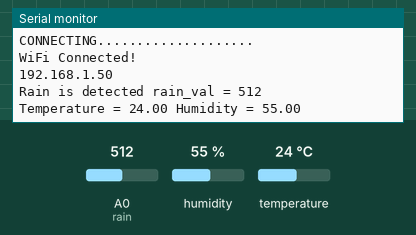
The sketch below on a simulated ESP8266 (NodeMCU). On the bench: the last lines printed to the serial monitor. The test bench sets the inputs (shaded band); at power-on: A0 (rain) = 512, humidity 55 %, temperature 24 °C. WiFi joins after 1.5 s; servers stay silent unless stated.

Above: at 3.2 s.
3.3 s: A0 (rain) set to 900
At 4.5 s:
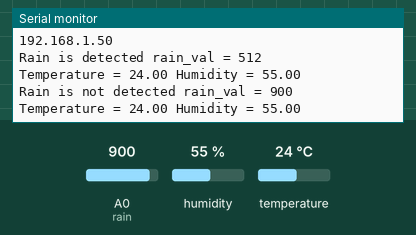
7.5 s: humidity set to 22 %
At 9.4 s:
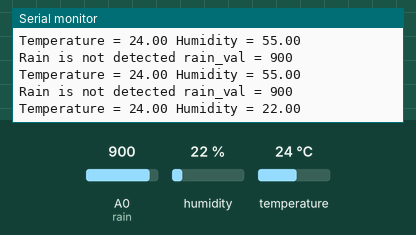
10.2 s: temperature set to 12 °C
At 10.2 s:
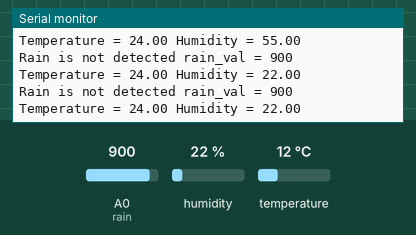
12.9 s: A0 (rain) set to 1023
At 15.3 s:
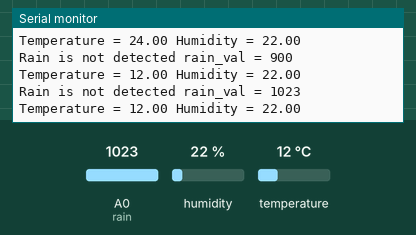
15.6 s: humidity set to 40 %
At 16.7 s:
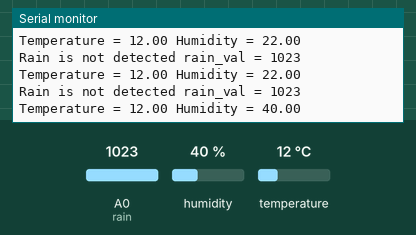
Timing chart, 0 to 18.6 s (numbered marks = the images above; inputs shaded):
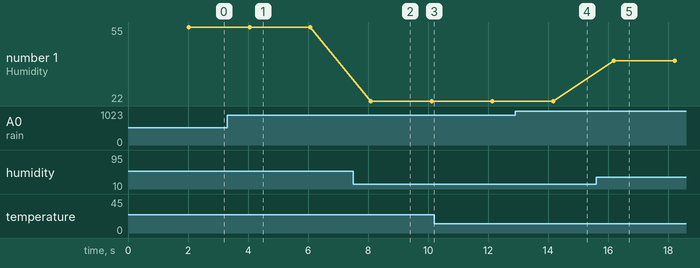

The sketch:

Rain-Detection.ino
```cpp
//#include <FirebaseArduino.h>

#include  <ESP8266WiFi.h>
#include <DHT.h>


//#define FIREBASE_HOST "robogyani.firebaseio.com"
//#define FIREBASE_AUTH "vA32AUgbEG5C35ujfY7T9MhHceyWmrcRPeMecP4y"
#define WIFI_SSID "ROBOGYAN"
#define WIFI_PASSWORD "Rg@2k19+-*/"

#define DHTPIN 15
#define DHTTYPE DHT11
DHT dht(DHTPIN, DHTTYPE);

int rain = A0, rain_val, x =800;
float t,h;

void setup() {
   WiFi.mode(WIFI_STA);
   WiFi.begin (WIFI_SSID, WIFI_PASSWORD);
   Serial.begin(115200);
   for(int i=0;i<10;i++)
  {
    Serial.println("CONNECTING....................");
    delay(1000);
    if(WiFi.status()==WL_CONNECTED)
    break;
  }
   Serial.println ("");
   Serial.println ("WiFi Connected!");
   Serial.println(WiFi.localIP());
   //Firebase.begin(FIREBASE_HOST,FIREBASE_AUTH);
   pinMode(rain,INPUT);
   dht.begin();

}


void loop() {

 rain_val = analogRead(rain);
 //rain_val = map(rain_val,150,144,1023,0);
 t = dht.readTemperature();
 h = dht.readHumidity();

  if (rain_val<= x)
{
     Serial.print("Rain is detected");
     Serial.print(" rain_val = ");
     Serial.println(rain_val);
     Serial.print("Temperature = ");
     Serial.print(t);
     Serial.print(" Humidity = ");
     Serial.print(h);
     Serial.println("");
     Serial.println("");
  }

  else
{
    Serial.print("Rain is not detected");
    Serial.print(" rain_val = ");
    Serial.println(rain_val);
    Serial.print("Temperature = ");
    Serial.print(t);
    Serial.print(" Humidity = ");
    Serial.print(h);
    Serial.println("");
    Serial.println("");
  }

 delay(2000);
}
```

Measured:
- after the input at 3.3 s, the serial monitor: prints a new line after 0.75 s (image 1)
- after the input at 7.5 s, the serial monitor: prints a new line after 0.60 s (image 2)
- after the input at 12.9 s, the serial monitor: prints a new line after 1.3 s (image 4)
- after the input at 15.6 s, the serial monitor: prints a new line after 0.60 s (image 5)
- plotted number 1: 55 → 22 after the input at 7.5 s, 22 → 40 after the input at 15.6 s
